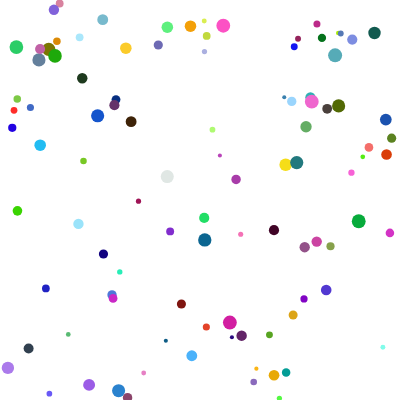
Frame 1 (no input)
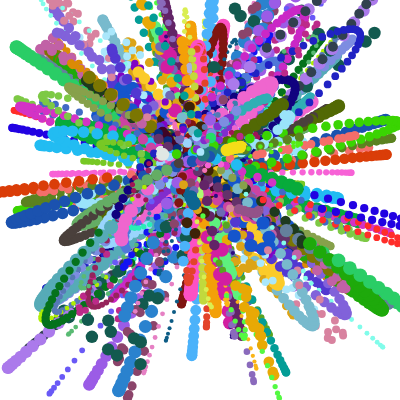
Frame 60 (no input)
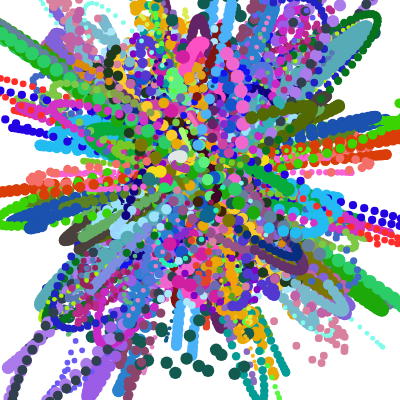
Frame 120 (the mouse pressed at the canvas centre since frame 60)

The p5.js sketch that drew these frames (run headless with seeded random() and noise() and a simulated clock; from frame 60 on, the mouse is pressed at the canvas centre):

// p5.js sketch
// ── sketch.js
// Gravitasjonskunst
// CC - BY SA - Tom Jarle Christiansen 2022
function setup() {
  createCanvas(400, 400);

  // Tilfeldige initialbetingelser - masse, diameter, x-pos, y-pos, fargekode
  for ( let i = 0; i < 100; i++) {
    let m = Math.random() * 10000; //
    let d = Math.random() * 10 + 4;
    let x = Math.random() * 400;
    let y = Math.random() * 400;

    let r = Math.ceil(Math.random() * 255);
    let g = Math.ceil(Math.random() * 255);
    let b = Math.ceil(Math.random() * 255);
    let c = color(r,g,b);

    l.push(new Partikkel(i, m, d, x, y, c));
  }
}

function draw() {
  // background(220);
  for ( let p of l ) {
    p.tegn();
    p.oppdater();
  }
}

let l = [];

class Partikkel {
  constructor(id,m, d, x, y, c) {
    this.id = id;
    this.m = m;
    this.d = d;
    this.c = c;
    this.posisjon = createVector(x, y);
    this.hastighet = createVector(0, 0);
    this.akselerasjon = createVector(0, 0);
  }

  tegn() {
    fill(this.c);
    noStroke();
    circle(this.posisjon.x, this.posisjon.y, this.d);
  }

  oppdater() {
    for ( let p of l ) {
      if ( this.id != p.id ) {
        let r = createVector(p.posisjon.x - this.posisjon.x, p.posisjon.y - this.posisjon.y);
        let dist = mag(r);
        r.normalize()
        let f = r.add(this.m / (dist * dist));
        this.akselerasjon = f.div(this.m);
        this.hastighet.add(this.akselerasjon);
        this.posisjon.add(this.hastighet);
      } 
    }
  }
}
